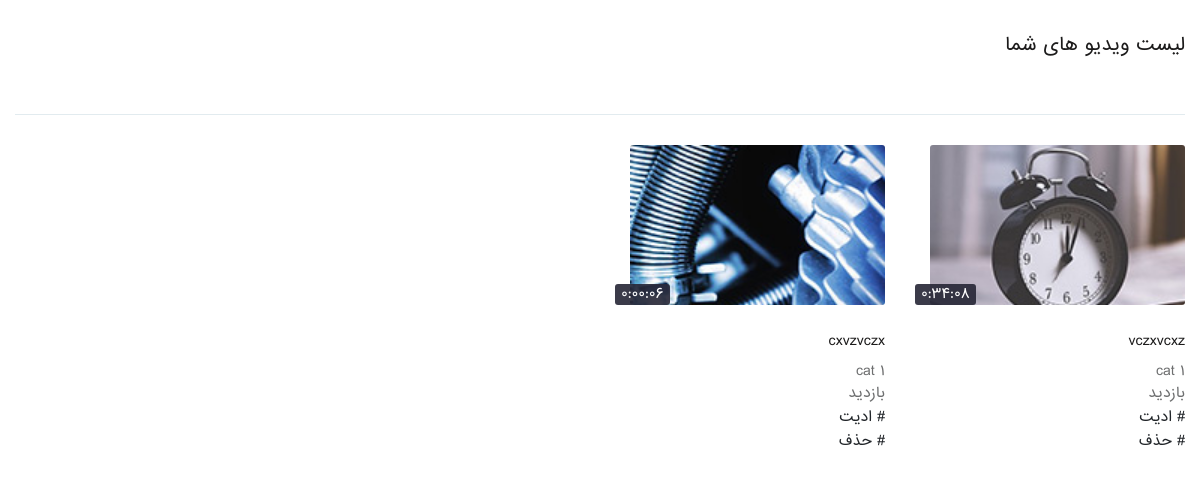
/upload_list/ (signed in), run on an earlier commit of the app's database.
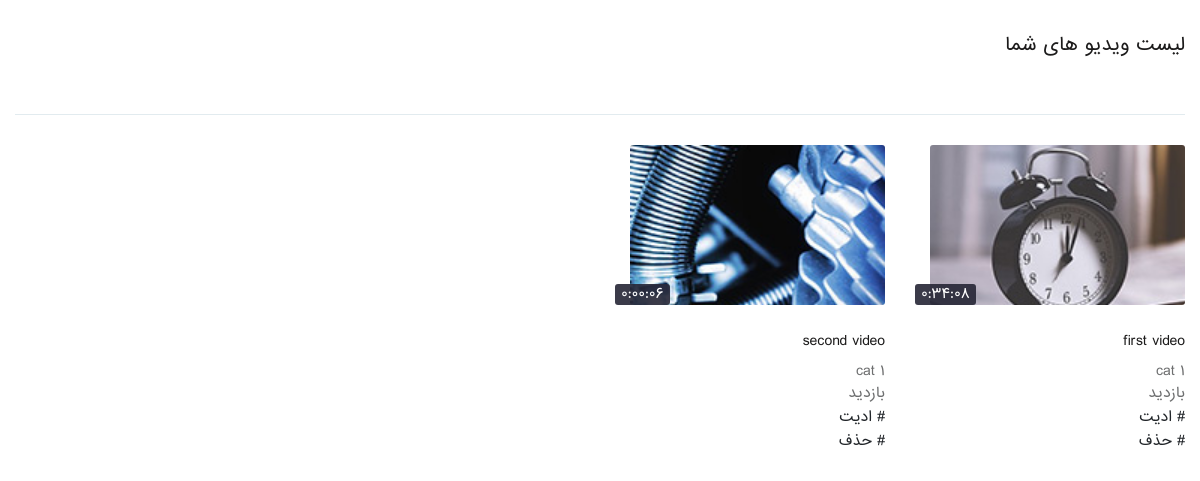
And on a later commit of the database.
### youtube/models.py (models this page shows, shortened)
class Video(models.Model):
    youtuber = models.ForeignKey('account.Profile',on_delete=models.CASCADE)
    title = models.CharField(max_length=255)
    description = RichTextUploadingField()
    category = models.ForeignKey('Category',on_delete=models.PROTECT,null=True)
    video = models.FileField(upload_to=get_upload_path)
    video_time = models.CharField(max_length=15,null=True,blank=True)
    thumbnail = models.ImageField(upload_to=get_upload_path)
    monetize = models.BooleanField(default=True)
    tags = models.ManyToManyField('VideoTag')
    pin_comment = models.CharField(max_length=10,null=True,blank=True)
    like = models.ManyToManyField('account.Profile',related_name='like')
    published = models.BooleanField(default=False)
    show = models.BooleanField(default=True)
    created = models.DateTimeField(auto_now_add=True)
    updated = models.DateTimeField(auto_now=True)
    objects = VideoManager()
    @property
    def visited(self):
        hit_count = get_hitcount_model().objects.get_for_object(self)
        return hit_count.hits

class Category(models.Model):
    name = models.CharField(max_length=200,verbose_name='نام دسته بندی')
    image = models.ImageField(null=True)
    def __str__(self):
        return self.name

### youtube/views.py (the view)
# urls.py: path('upload_list/',views.upload_list,name='upload_list'),
def upload_list(request):
    videos = Video.objects.filter(youtuber=request.profile)
    context = {
        'videos' : videos,
    }
    return render(request,'upload_list.html',context)

### templates/upload_list.html (shortened to what this page needs)
{% extends 'base.html' %}
{% load static %}
{% block body %}
<section class="subscriptions_sec">
	<div class="ab-updates">
		<div class="container">
			<div class="vidz_sec">
				<h3>لیست ویدیو های شما</h3>
			</div>
			<div class="vidz_sec">
				<a href="#" title="" class="delete-subs">
				<div class="vidz_list">
					<div class="row">
						{% for video in videos %}
						<div class="col-lg-3 col-md-3 col-sm-6 col-6">
							<div class="videoo">
								<div class="vid_thumbainl">
									<a href="{% url 'youtube:video_detail' video.id %}" title="{{video.title}}">
										{% if video.thumbnail %}
										<img src="{{video.thumbnail.url}}" alt="{{video.title}}" style="width: 255px;height: 160px;">
										{% else %}
										<img src="{% static 'images/no_thumbnail.jpg' %}" alt="no thumbnail" style="width: 255px;height: 160px;">
										{% endif %}
										<span class="vid-time">{{video.video_time}}</span>
									</a>
								</div>
								<div class="video_info">
									{% if video.title %}
									<h3><a href="#">{{video.title}}</a></h3>
									{% else %}
									<h3><a href="#">بدون تیتر</a></h3>
									{% endif %}
									<h4><a href="#" >{{video.category}}</a> </h4>
									<span>بازدید {{video.visited}}</span>
									<h5><a href="{% url 'youtube:upload_edit' video.id %}" ># ادیت</a> </h5>
									<h5><a href="{% url 'youtube:upload_delete' video.id %}" ># حذف</a> </h5>
								</div>
							</div>
						</div>
						{% endfor %}
					</div>
				</div>
			</div>
		</div>
	</div>
</section>
{% endblock body %}

What changed in the data, as far as the page shows it:
changed Video: title "vczxvcxz" → "first video"
changed Video: title "cxvzvczx" → "second video"
